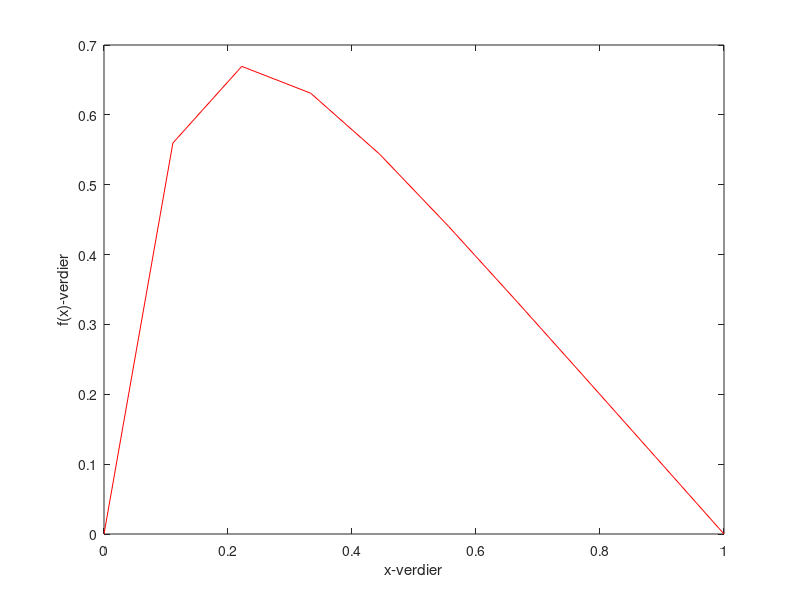
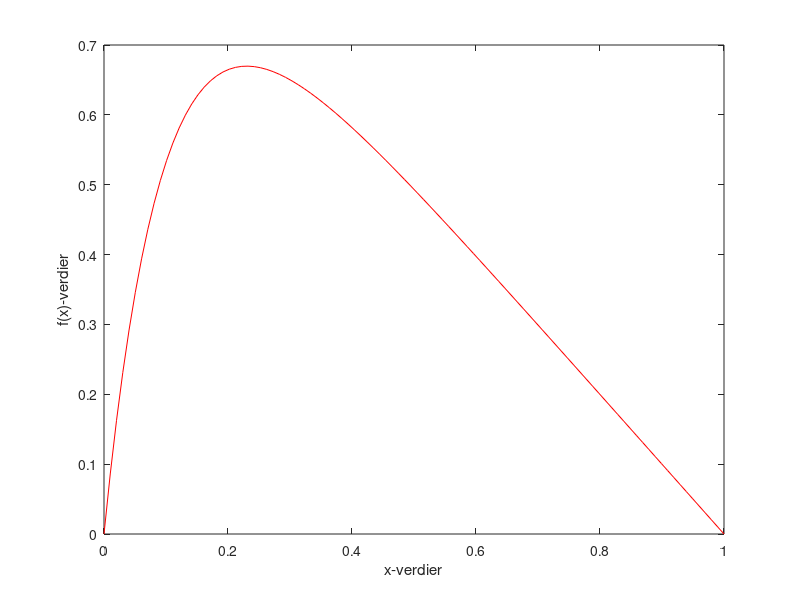
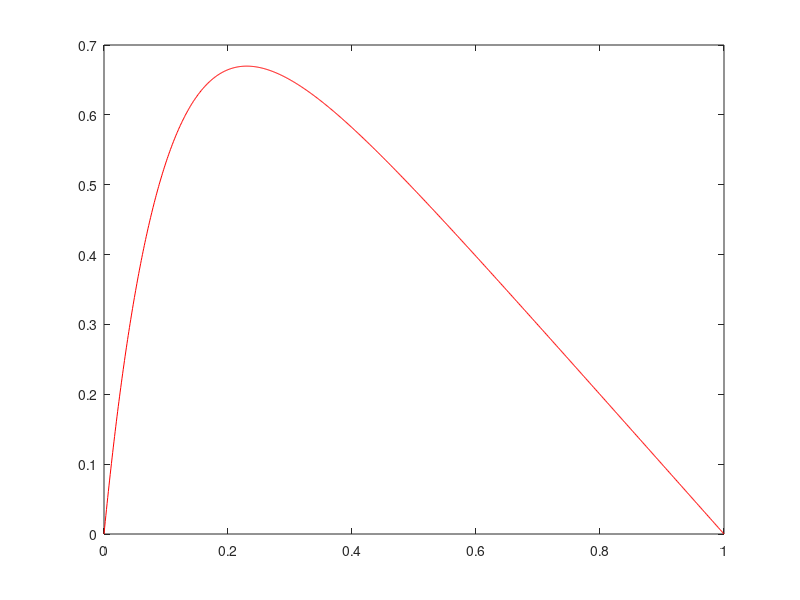

The MATLAB source for these figures, in order:
[a, b] = textread('res10.txt', '%f %f', 10);
x10 = linspace(0, 1, 10);
xlabel('x-verdier');
ylabel('f(x)-verdier');
figure(1);
plot(x10, 1-(1- exp(-10))*x10 - exp(-10*x10), '-r')%, a, b, '-b');

[a, b] = textread('res100.txt', '%f %f', 100);
x100 = linspace(0, 1, 100);
xlabel('x-verdier');
ylabel('f(x)-verdier');
figure(2);
plot(x100, 1-(1- exp(-10))*x100 - exp(-10*x100), '-r')%, a, b, '-b');

[a, b] = textread('res1000.txt', '%f %f', 1000);
x1000 = linspace(0, 1, 1000);
xlabel('x-verdier');
ylabel('f(x)-verdier');
figure(3);
plot(x1000, 1-(1- exp(-10))*x1000 - exp(-10*x1000), '-r')%, a, b, '-b');


